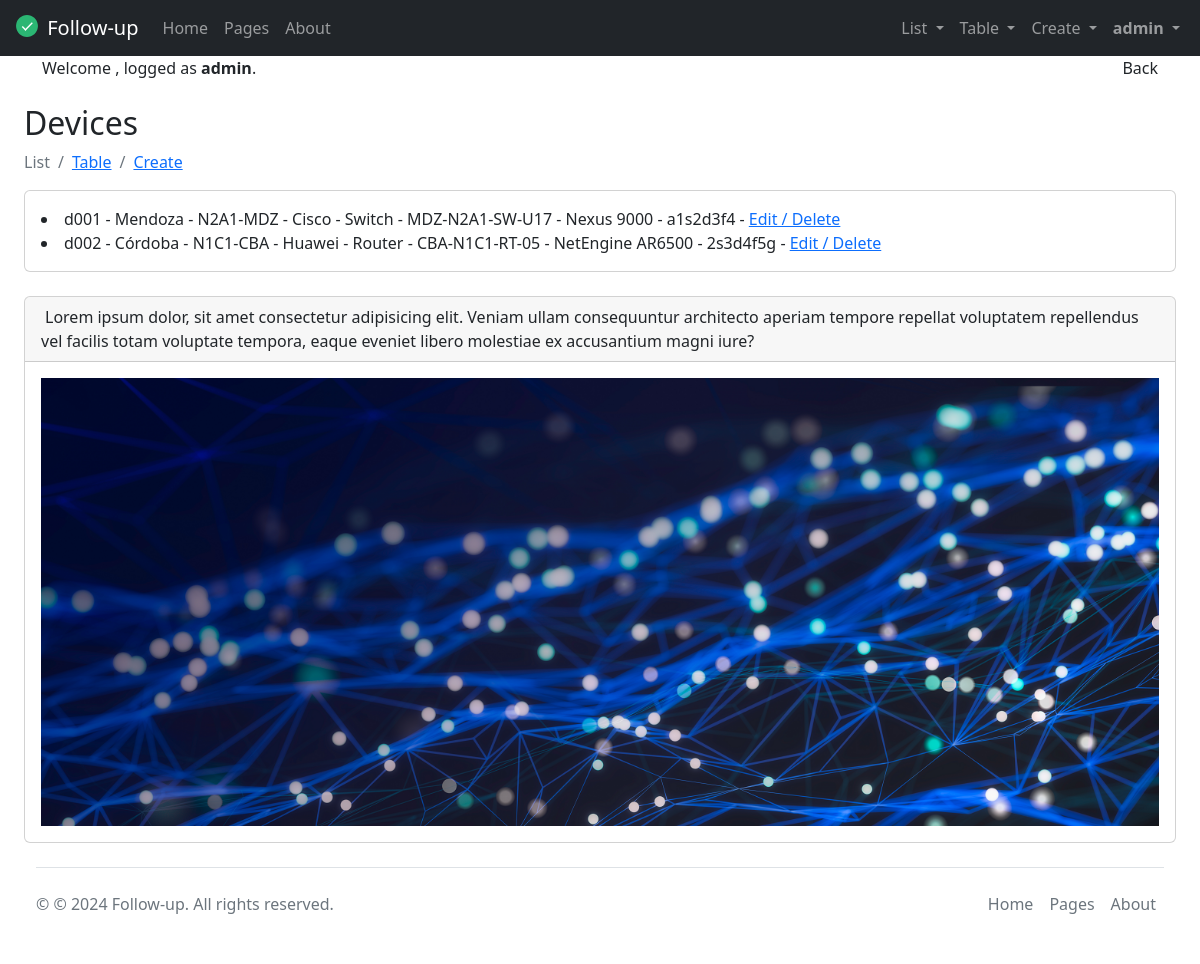
Page /devices/ (signed in) on the earlier database version.
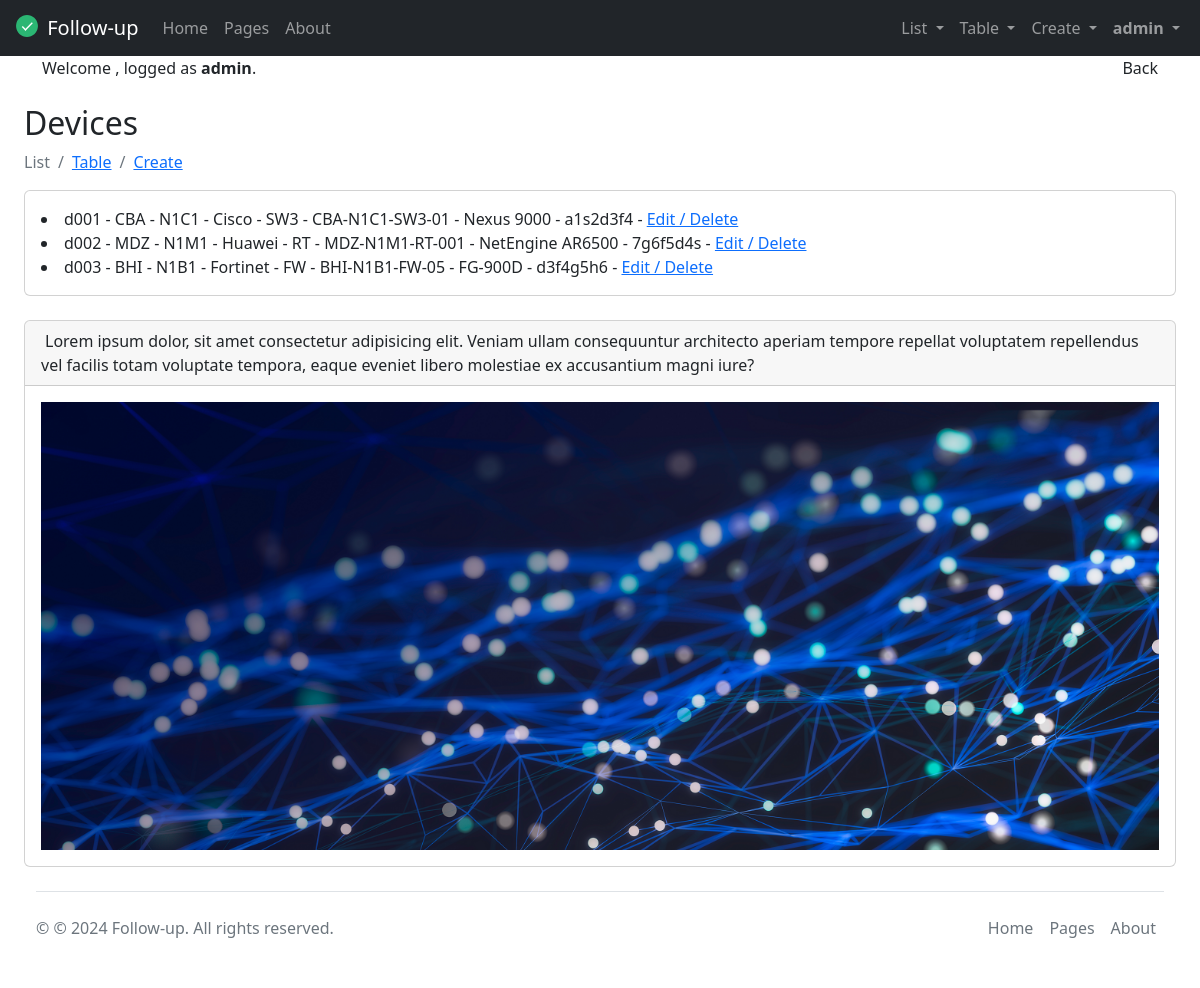
Same page on the later database version.
### tasks/models.py (models this page shows, shortened)
class Device(models.Model):
  CATEGORIES = (
    ('RT', "Router"),
    ('SW2', "Switch L2"),
    ('SW3', "Switch L3"),
    ('FW', "Firewall"),
    ('SR', "Server"),
    ('ST', "Storage")
  )
  deviceId = models.CharField(max_length=6)
  name = models.CharField(max_length=20)
  category = models.CharField(choices=CATEGORIES, max_length=3, null=True)
  model = models.CharField(max_length=20)
  serialNumber = models.CharField(max_length=30)
  site = models.ForeignKey(Site, on_delete=models.CASCADE, null=True)
  rack = ChainedForeignKey(
    Rack,
    on_delete=models.CASCADE,
    null=True,
    related_name='devices',
    chained_field="site",
    chained_model_field="site",
    show_all=False,
    auto_choose=True,
    sort=True)
  vendor = models.ForeignKey(Vendor, on_delete=models.CASCADE, null=True)
  deviceImage = models.ImageField(upload_to='devices', blank=True, null=True, default="/media/static/default.png")
  class Meta():
    verbose_name = 'Device'
    verbose_name_plural = 'Devices'
    ordering = ('deviceId', 'name')
    unique_together = ('deviceId', 'name')

class Site(models.Model):
  siteId = models.CharField(max_length=6)
  name = models.CharField(max_length=20)
  address = models.CharField(max_length=30)
  city = models.CharField(max_length=20)
  country = models.CharField(max_length=20)
  switchowner = models.CharField(max_length=30)
  contact = models.IntegerField(default=0)
  siteImage = models.ImageField(upload_to='sites', blank=True, null=True, default="/media/static/default.png") # default=""
  def __str__(self):
    return self.name
  class Meta():
    verbose_name = 'Site'
    verbose_name_plural = 'Sites'
    ordering = ('siteId', 'name')
    unique_together = ('siteId', 'name')

class Rack(models.Model):
  rackId = models.CharField(max_length=6)
  name = models.CharField(max_length=20)
  site = models.ForeignKey(Site, on_delete=models.CASCADE, null=True)
  rackImage = models.ImageField(upload_to='racks', blank=True, null=True, default="/media/static/default.png") # default=""
  def __str__(self):
    return f"{self.name}"
  class Meta():
    verbose_name = 'Rack'
    verbose_name_plural = 'Racks'
    ordering = ('rackId', 'name')
    unique_together = ('rackId', 'name')

class Vendor(models.Model):
  vendorId = models.CharField(max_length=6)
  name = models.CharField(max_length=20)
  email = models.EmailField()
  contact = models.IntegerField()
  link = models.URLField(max_length=200, blank=True)
  vendorImage = models.ImageField(upload_to='vendors', blank=True, null=True, default="/media/static/default.png")
  def __str__(self):
    return self.name
  class Meta():
    verbose_name = 'Vendor'
    verbose_name_plural = 'Vendors'
    ordering = ('vendorId', 'name')
    unique_together = ('vendorId', 'name')

### tasks/views.py (the view)
# urls.py: path('devices/', views.devices, name='devices'),
@login_required
def devices(request):
    devices = Device.objects.filter()
    return render(request, 'devices.html', {"devices": devices})

### tasks/templates/devices.html
{% extends 'base.html' %}
{% block content %}
<h2 class="mt-4">Devices</h2>
<nav aria-label="breadcrumb">
  <ol class="breadcrumb">
    <li class="breadcrumb-item active" aria-current="page">List</li>
    <li class="breadcrumb-item"><a href="/device_table">Table</a></li>
    <li class="breadcrumb-item"><a href="/device_create">Create</a></li>
  </ol>
</nav>
<div class="card mb-4">
  <div class="card-body">
    {% for device in devices %}
    <li>
      {{device.deviceId}} - {{device.site}} - {{device.rack}} - {{device.vendor}} - {{device.category}} - {{device.name}} - {{device.model}} - {{device.serialNumber}}
       - <a href="{% url 'device_detail' device.id %}">Edit / Delete</a>
    </li>
    {% endfor %}
  </div>
</div>
{% endblock %}

### tasks/templates/base.html (shortened to what this page needs)
<!DOCTYPE html>
<html lang="en">
  <head>
    <link rel="stylesheet" href="https://cdn.jsdelivr.net/npm/bootstrap@5.2.0/dist/css/bootstrap.min.css">
    <link rel="stylesheet" type="text/css" href="https://cdn.datatables.net/1.11.5/css/jquery.dataTables.min.css">
  </head>
  <body>
  {% include 'navbar.html' %}
    <div id="layoutSidenav_content">
      <main>
        <div class="container-fluid px-4">
          {% if user.is_authenticated %}
          <div class="container text-center">
            <div class="row">
              <div class="col">
                <div class="text-start">
                  Welcome <strong>{{request.user.first_name}} {{request.user.last_name}}</strong>, logged as <strong>{{request.user.username}}</strong>. {{message}}
                </div>
              </div>
              <div class="col col-lg-2">
                <div class="text-end">
                  <a onclick="window.history.back()">Back</a>
                </div>
              </div>
            </div>
          </div>
          {% endif %}
          {% block content %}
          {% endblock %}
          {% include 'footer.html' %}
        </div>
      </main>
    </div>
  </body>
</html>

### tasks/templates/navbar.html (shortened to what this page needs)
<nav class="navbar sticky-top navbar-expand-lg navbar-dark bg-dark">
  <div class="container-fluid">
    <a class="navbar-brand" href="/">
      <img src="/media/static/1930264_check_complete_done_green_success_icon.svg" alt="" width="30" height="24" class="d-inline-block align-text-top">
      Follow-up
    </a>
    <ul class="navbar-nav ms-auto">
      <li class="nav-item">
        <a href="/" class="nav-link">Home</a>
      </li>
        <a href="/pages" class="nav-link">Pages</a>
        <a href="/about" class="nav-link">About</a>
    </ul>
    <div class="collapse navbar-collapse" id="navbarNavDarkDropdown">
      <ul class="navbar-nav ms-auto">
        {% if user.is_authenticated %}
        <div class="collapse navbar-collapse" id="navbarNavDarkDropdown">
          <ul class="navbar-nav">
            <li class="nav-item dropdown">
              <a class="nav-link dropdown-toggle" href="#" id="navbarDarkDropdownMenuLink" role="button" data-bs-toggle="dropdown" aria-expanded="false">
                List
              </a>
            </li>
          </ul>
        </div>
        <div class="collapse navbar-collapse" id="navbarNavDarkDropdown">
          <ul class="navbar-nav">
            <li class="nav-item dropdown">
              <a class="nav-link dropdown-toggle" href="#" id="navbarDarkDropdownMenuLink" role="button" data-bs-toggle="dropdown" aria-expanded="false">
                Table
              </a>
            </li>
          </ul>
        </div>
        <div class="collapse navbar-collapse" id="navbarNavDarkDropdown">
          <ul class="navbar-nav">
            <li class="nav-item dropdown">
              <a class="nav-link dropdown-toggle" href="#" id="navbarDarkDropdownMenuLink" role="button" data-bs-toggle="dropdown" aria-expanded="false">
                Create
              </a>
            </li>
          </ul>
        </div>
        <div class="collapse navbar-collapse" id="navbarNavDarkDropdown">
          <ul class="navbar-nav">
            <li class="nav-item dropdown">
              <a class="nav-link dropdown-toggle" href="#" id="navbarDarkDropdownMenuLink" role="button" data-bs-toggle="dropdown" aria-expanded="false">
                <strong>{{request.user.username}}</strong>
              </a>
                </li>
              </ul>
          </ul>
        </div>
        {% endif %}
    </div>
</nav>

### tasks/templates/footer.html (shortened to what this page needs)
<div class="card mb-4">
  <div class="card-header">
      Lorem ipsum dolor, sit amet consectetur adipisicing elit. Veniam ullam consequuntur architecto aperiam tempore repellat voluptatem repellendus vel facilis totam voluptate tempora, eaque eveniet libero molestiae ex accusantium magni iure?
  </div>
  <div class="card-body">
    <img src="/media/static/vecteezy.png" class="img-fluid">
  </div>
</div>
<div class="container-fluid">
    <footer class="d-flex flex-wrap justify-content-between align-items-center py-3 my-4 border-top">
      <p class="col-md-4 mb-0 text-muted">&copy; © 2024 Follow-up. All rights reserved. </p>
      <a href="/" class="col-md-4 d-flex align-items-center justify-content-center mb-3 mb-md-0 me-md-auto link-dark text-decoration-none">
        <svg class="bi me-2" width="40" height="32"><use xlink:href="#bootstrap"/></svg>
      </a>
      <ul class="nav col-md-4 justify-content-end">
        <li class="nav-item"><a href="/" class="nav-link px-2 text-muted">Home</a></li>
        <li class="nav-item"><a href="/pages" class="nav-link px-2 text-muted">Pages</a></li>
        <li class="nav-item"><a href="/about" class="nav-link px-2 text-muted">About</a></li>
      </ul>
    </footer>
</div>

Differences in the rows shown:
changed Device "Nexus 9000": site "Mendoza" → "CBA"; rack "N2A1-MDZ" → "N1C1"; category "Switch" → "SW3"; name "MDZ-N2A1-SW-U17" → "CBA-N1C1-SW3-01"
changed Device "NetEngine AR6500": site "Córdoba" → "MDZ"; rack "N1C1-CBA" → "N1M1"; category "Router" → "RT"; name "CBA-N1C1-RT-05" → "MDZ-N1M1-RT-001"; serialNumber "2s3d4f5g" → "7g6f5d4s"
added Device: deviceId "d003", site "BHI", rack "N1B1", vendor "Fortinet", category "FW", name "BHI-N1B1-FW-05", model "FG-900D", serialNumber "d3f4g5h6"
